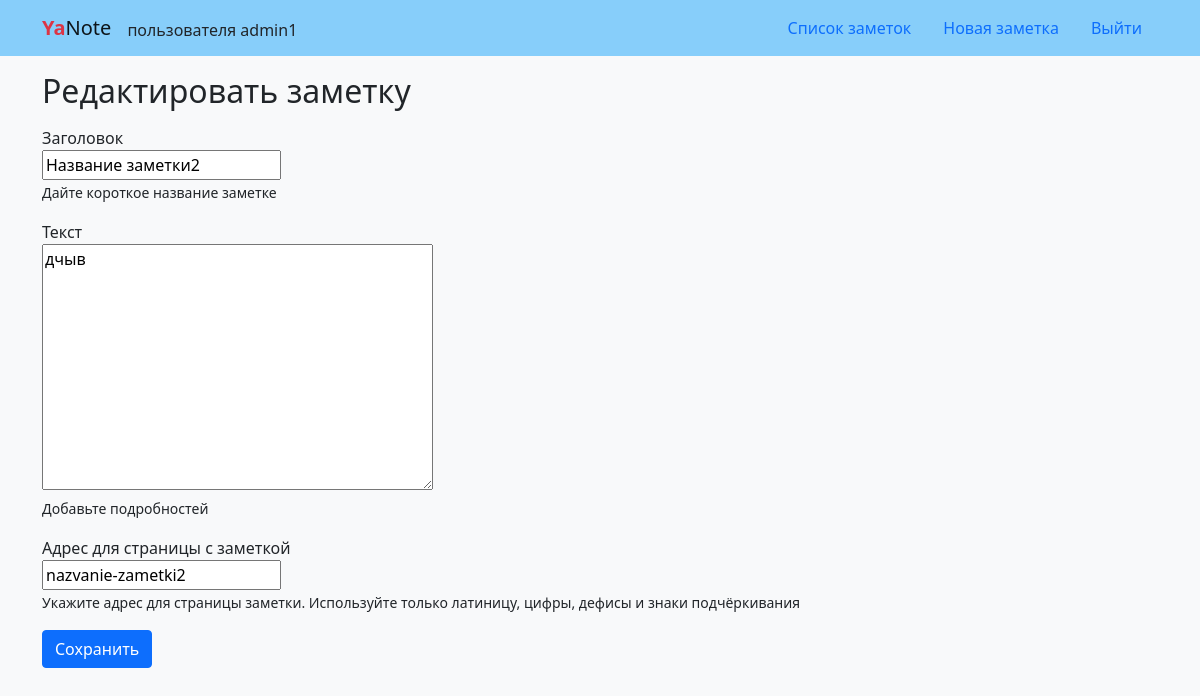
Screenshot of /edit/nazvanie-zametki2/ (signed in) with the database file from the repository.
### notes/models.py (models this page shows, shortened)
class Note(models.Model):
    title = models.CharField(
        'Заголовок',
        max_length=100,
        default='Название заметки',
        help_text='Дайте короткое название заметке'
    )
    text = models.TextField(
        'Текст',
        help_text='Добавьте подробностей'
    )
    slug = models.SlugField(
        'Адрес для страницы с заметкой',
        max_length=100,
        unique=True,
        blank=True,
        help_text=('Укажите адрес для страницы заметки. Используйте только '
                   'латиницу, цифры, дефисы и знаки подчёркивания')
    )
    author = models.ForeignKey(
        settings.AUTH_USER_MODEL,
        on_delete=models.CASCADE,
    )

### notes/views.py (the view)
# urls.py: path('edit/<slug:slug>/', views.NoteUpdate.as_view(), name='edit'),
class NoteUpdate(NoteBase, generic.UpdateView):
    template_name = 'notes/form.html'
    form_class = NoteForm

### notes/forms.py (shortened to what this page needs)
class NoteForm(forms.ModelForm):
    class Meta:
        model = Note
        fields = ('title', 'text', 'slug')

### notes/views.py (called while the page is built)
    def get_queryset(self):
        return self.model.objects.filter(author=self.request.user)

### templates/notes/form.html (shortened to what this page needs)
{% extends "base.html" %}
{% block content %}
  <h2>
    {% if request.path == '/add/' %}
      Добавить
    {% else %}
      Редактировать
    {% endif %}
    заметку
  </h2>
  <form class="form-horizontal" method="post">
    <fieldset>
      {% for field in form %}
        <div class="control-group">
          <label class="control-label">{{ field.label }}</label>
          <div class="controls">
            {{ field }}
            {% if field.help_text %}
              <p class="help-inline"><small>{{ field.help_text }}</small></p>
            {% endif %}
          </div>
        </div>
      {% endfor %}
    </fieldset>
    <div class="form-actions">
      <button type="submit" class="btn btn-primary" >Сохранить</button>
    </div>
  </form>
{% endblock %}

### templates/includes/header.html (shortened to what this page needs)
<header>
  <nav class="navbar navbar-light" style="background-color: lightskyblue">
    <div class="container">
      <a class="navbar-brand" href="{% url 'notes:home' %}">
        <span class="text-danger"><b>Ya</b></span>Note
      </a>
      {% if user.is_authenticated %}
          <div class="nav-item align-self-center mt-1">
            пользователя {{ user.username }}
          </div>
      {% endif %}
      <ul class="nav nav-pills">
        {% if user.is_authenticated %}
          <li class="nav-item">
            <a class="nav-link" href="{% url 'notes:list' %}">Список заметок</a>
          </li>
          <li class="nav-item">
            <a class="nav-link" href="{% url 'notes:add' %}">Новая заметка</a>
          </li>
          <li class="nav-item">
            <a class="nav-link" href="{% url 'users:logout' %}">Выйти</a>
          </li>
        {% endif %}
      </ul>
    </div>
  </nav>
</header>

### rows the page displays
Note: form "Название заметки2" "дчыв" "nazvanie-zametki2"

### other values shown
{{ user.username }} "admin1"
{{ field.label }} "Заголовок" "Текст" "Адрес для страницы с заметкой"
{{ field.help_text }} "Дайте короткое название заметке" "Добавьте подробностей" "Укажите адрес для страницы заметки. Используйте только латиницу, цифры, дефисы и знаки подчёркивания"
